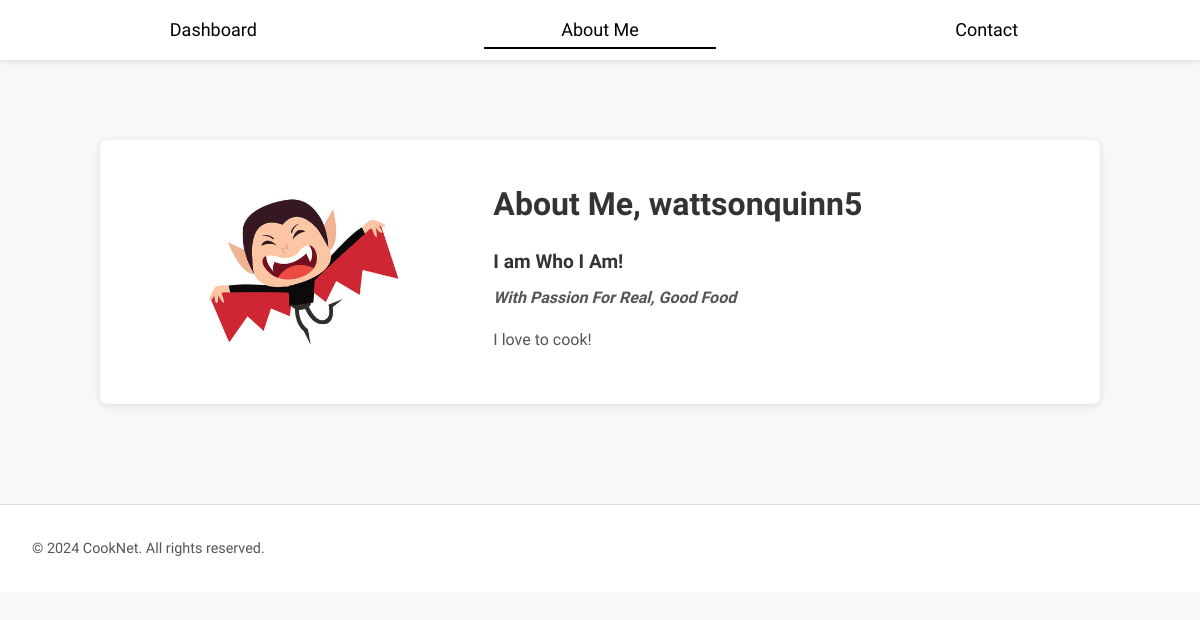
Screenshot of /aboutme (signed in) with the database file from the repository.
### tables this page shows
CREATE TABLE profiles (
                        id INTEGER PRIMARY KEY AUTOINCREMENT,
                        user_id INTEGER UNIQUE NOT NULL,
                        bio TEXT,
                        profile_image TEXT, name TEXT, age INTEGER, facebook TEXT, instagram TEXT, x TEXT, linkedin TEXT, website TEXT,
                        FOREIGN KEY (user_id) REFERENCES users (id)
                      );

### app.py (the view)
@app.route('/aboutme')
def aboutme():
    if 'user_id' not in session:
        return redirect(url_for('login'))
    db = get_db()
    profile = db.execute("SELECT * FROM profiles WHERE user_id = ?", (session['user_id'],)).fetchone()
    return render_template('aboutme.html', profile=profile)

### app.py (called while the page is built)
def get_db():
    if 'db' not in g:
        g.db = sqlite3.connect(DATABASE)
        g.db.row_factory = sqlite3.Row
    return g.db

### templates/aboutme.html (shortened to what this page needs)
<!DOCTYPE html>
<html lang="en">
<head>
    <link rel="stylesheet" href="{{ url_for('static', filename='style.css') }}">
</head>
<body>
    <div class="top-menu">
        <div class="top-menu-content">
            <a href="{{ url_for('dashboard') }}" class="menu-center">Dashboard</a>
            <a href="{{ url_for('aboutme') }}" class="menu-center active">About Me</a>
            <a href="{{ url_for('contact') }}" class="menu-center">Contact</a>
        </div>
    </div>
    <div class="main-content">
        <div class="about-section">
            <div class="about-image-container">
                {% if profile and profile['profile_image'] %}
                <img src="{{ url_for('static', filename=profile['profile_image'].split('static/')[-1]) }}" alt="Profile Picture" class="about-image">
                {% else %}
                <img src="{{ url_for('static', filename='images/default_profile.jpg') }}" alt="Profile Picture" class="about-image">
                {% endif %}
            </div>
            <div class="about-content">
                <h3>About Me, {{ session['username'] }}</h3>
                <h4><b>I am Who I Am!</b></h4>
                <h6><i>With Passion For Real, Good Food</i></h6>
                {% if profile and profile['bio'] %}
                <p>{{ profile['bio'] }}</p>
                {% else %}
                <p>No bio available. <a href="{{ url_for('profile') }}">Update your profile</a>.</p>
                {% endif %}
            </div>
        </div>
    </div>
    <footer class="footer">
        <p class="center">&copy; 2024 CookNet. All rights reserved.</p>
    </footer>
</body>
</html>

### static/style.css (style rules this page uses)
* { margin: 0; padding: 0; box-sizing: border-box; }
body, h1, h2, h3, h4, h5, h6, p, ul, li, a { font-family: "Karma", sans-serif; color: #333; }
body { background-color: #f8f8f8; line-height: 1.6; color: #333; }
img { max-width: 100%; height: auto; border: none; vertical-align: middle; }
a { color: #000; text-decoration: none; transition: color 0.3s ease; }
.center { text-align: center; }
.top-menu { position: fixed; top: 0; width: 100%; background-color: #fff; z-index: 1000; box-shadow: 0 2px 5px rgba(0,0,0,0.1); }
.top-menu-content { max-width: 1200px; margin: auto; display: flex; align-items: center; justify-content: space-around; padding: 0 20px; height: 60px; }
.menu-center { flex: 1; text-align: center; font-size: 18px; padding: 0 10px; position: relative; }
.menu-center.active::after { content: ''; position: absolute; bottom: -5px; left: 50%; transform: translateX(-50%); width: 60%; height: 2px; background-color: #000000; }
.main-content { margin-top: 80px; padding: 20px; max-width: 1200px; margin-left: auto; margin-right: auto; }
.about-section { background-color: #fff; padding: 32px; margin: 40px auto; max-width: 1000px; border-radius: 8px; box-shadow: 0 2px 8px rgba(0,0,0,0.1); display: flex; flex-wrap: wrap; align-items: center; gap: 24px; }
.about-image-container { flex: 1 1 300px; text-align: center; }
.about-image { width: 200px; height: 200px; object-fit: cover; border-radius: 50%; }
.about-content { flex: 2 1 500px; text-align: left; }
.about-content h3 { margin-bottom: 16px; font-size: 2rem; color: #333; }
.about-content h4 { margin-bottom: 8px; font-size: 1.2rem; }
.about-content h6 { margin-bottom: 16px; font-size: 1rem; font-style: italic; color: #555; }
.about-content p { margin-bottom: 12px; color: #555; }
.footer { background-color: #fff; padding: 32px; margin-top: 40px; border-top: 1px solid #ddd; display: flex; flex-wrap: wrap; justify-content: space-between; }
.footer p { font-size: 0.9rem; color: #555; }

### rows the page displays
profiles: profile_image (picture), bio "I love to cook!"

### other values shown
{{ session['username'] }} "wattsonquinn5"
